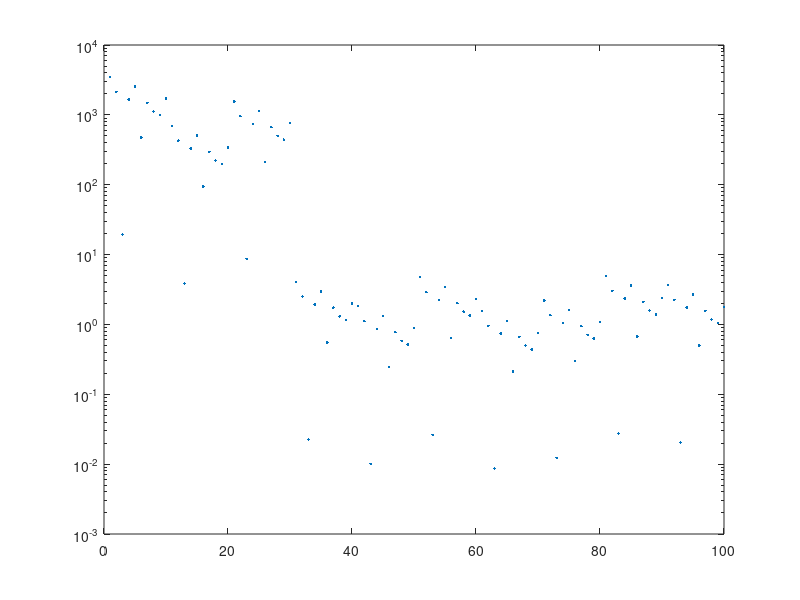

The MATLAB script that drew this image: (Note: this script raises an error after producing the figure.)
% Question 1-a
% Perbuations on the Right Hand Side

load('Data.mat');

A = E;
acond = cond(A,1);
arcond = rcond(A);

e = [];

for j = 1:10;
    b = B(:, j);
    x = A\b;
    for k = 1:10;
        d = D(:, k);
        y = A\(b + (epsilon * d));
        e = [e,norm(y-x,1)/(epsilon* norm(x,1))];
    end
end

e_mean = mean(e);
e_median = median(e,'all');
e_max = max(e);

set(gca, 'YScale', 'log');
semilogy(e,'.');
yline(acond,'-',"K1(A)");
yline(arcond,'.',"1/K1(A)");
xlabel('experiment');
ylabel('amplification');
dim = [0.6 0.5 0.3 0.3];
str = sprintf("K1(A): " + acond + "\n1/K1(A): " + arcond + "\nMean: " + e_mean + "\nMedian: " + e_median + "\nMax: " + e_max);
annotation('textbox',dim,'String',str,'FitBoxToText','on');